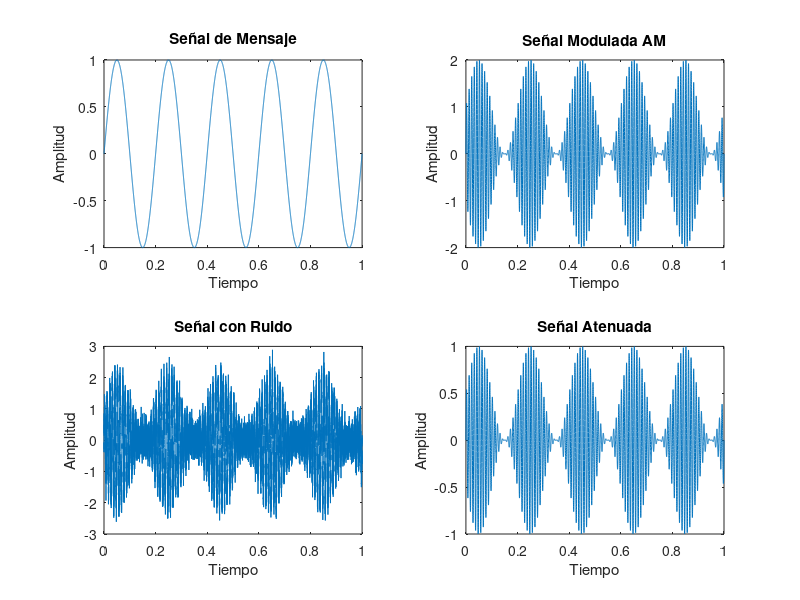

Write the MATLAB code that produced this figure.
clc;
clear;
close all;

% =========================
% Parámetros
% =========================
fs = 10000;                 % Frecuencia de muestreo
t = linspace(0,1,fs);       % Vector de tiempo

fm = 5;                     % Frecuencia del mensaje
fc = 100;                   % Frecuencia de la portadora

% =========================
% Señal de mensaje
% =========================
mensaje = sin(2*pi*fm*t);

% =========================
% Señal portadora
% =========================
portadora = sin(2*pi*fc*t);

% =========================
% Modulación AM
% =========================
modulada = (1 + mensaje) .* portadora;

% =========================
% Ruido
% =========================
ruido = 0.3 * randn(size(t));
modulada_ruido = modulada + ruido;

% =========================
% Atenuación
% =========================
modulada_atenuada = 0.5 * modulada;

% =========================
% Gráficas
% =========================
figure;

subplot(2,2,1);
plot(t, mensaje);
title('Señal de Mensaje');
xlabel('Tiempo');
ylabel('Amplitud');

subplot(2,2,2);
plot(t, modulada);
title('Señal Modulada AM');
xlabel('Tiempo');
ylabel('Amplitud');

subplot(2,2,3);
plot(t, modulada_ruido);
title('Señal con Ruido');
xlabel('Tiempo');
ylabel('Amplitud');

subplot(2,2,4);
plot(t, modulada_atenuada);
title('Señal Atenuada');
xlabel('Tiempo');
ylabel('Amplitud');
